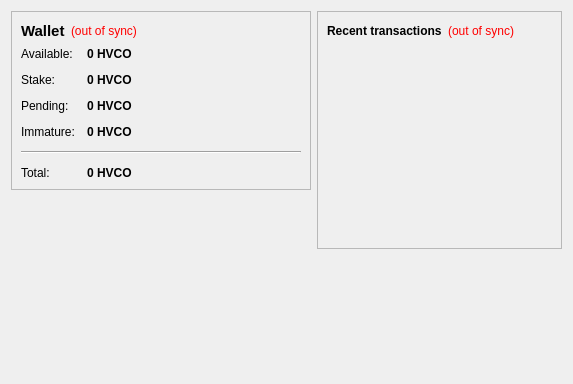
<?xml version="1.0" encoding="UTF-8"?>
<ui version="4.0">
 <class>OverviewPage</class>
 <widget class="QWidget" name="OverviewPage">
  <property name="geometry">
   <rect>
    <x>0</x>
    <y>0</y>
    <width>573</width>
    <height>342</height>
   </rect>
  </property>
  <property name="windowTitle">
   <string>Form</string>
  </property>
  <layout class="QHBoxLayout" name="horizontalLayout" stretch="1,1">
   <item>
    <layout class="QVBoxLayout" name="verticalLayout_2">
     <item>
      <widget class="QFrame" name="frame">
       <property name="frameShape">
        <enum>QFrame::StyledPanel</enum>
       </property>
       <property name="frameShadow">
        <enum>QFrame::Raised</enum>
       </property>
       <layout class="QVBoxLayout" name="verticalLayout_4">
        <item>
         <layout class="QHBoxLayout" name="horizontalLayout_4">
          <item>
           <widget class="QLabel" name="label_5">
            <property name="font">
             <font>
              <pointsize>11</pointsize>
              <weight>75</weight>
              <bold>true</bold>
             </font>
            </property>
            <property name="text">
             <string>Wallet</string>
            </property>
           </widget>
          </item>
          <item>
           <widget class="QLabel" name="labelWalletStatus">
            <property name="toolTip">
             <string>The displayed information may be out of date. Your wallet automatically synchronizes with the HighVoltageCoin network after a connection is established, but this process has not completed yet.</string>
            </property>
            <property name="styleSheet">
             <string notr="true">QLabel { color: red; }</string>
            </property>
            <property name="text">
             <string notr="true">(out of sync)</string>
            </property>
            <property name="alignment">
             <set>Qt::AlignLeading|Qt::AlignLeft|Qt::AlignVCenter</set>
            </property>
           </widget>
          </item>
          <item>
           <spacer name="horizontalSpacer_2">
            <property name="orientation">
             <enum>Qt::Horizontal</enum>
            </property>
            <property name="sizeHint" stdset="0">
             <size>
              <width>40</width>
              <height>20</height>
             </size>
            </property>
           </spacer>
          </item>
         </layout>
        </item>
        <item>
         <layout class="QFormLayout" name="formLayout_2">
          <property name="fieldGrowthPolicy">
           <enum>QFormLayout::AllNonFixedFieldsGrow</enum>
          </property>
          <property name="horizontalSpacing">
           <number>12</number>
          </property>
          <property name="verticalSpacing">
           <number>12</number>
          </property>
          <item row="0" column="0">
           <widget class="QLabel" name="label">
            <property name="text">
             <string>Available:</string>
            </property>
           </widget>
          </item>
          <item row="0" column="1">
           <widget class="QLabel" name="labelBalance">
            <property name="font">
             <font>
              <weight>75</weight>
              <bold>true</bold>
             </font>
            </property>
            <property name="cursor">
             <cursorShape>IBeamCursor</cursorShape>
            </property>
            <property name="toolTip">
             <string>Your current spendable balance</string>
            </property>
            <property name="text">
             <string notr="true">0 HVCO</string>
            </property>
            <property name="textInteractionFlags">
             <set>Qt::LinksAccessibleByMouse|Qt::TextSelectableByKeyboard|Qt::TextSelectableByMouse</set>
            </property>
           </widget>
          </item>
          <item row="1" column="0">
           <widget class="QLabel" name="label_6">
            <property name="text">
             <string>Stake:</string>
            </property>
           </widget>
          </item>
          <item row="1" column="1">
           <widget class="QLabel" name="labelStake">
            <property name="font">
             <font>
              <weight>75</weight>
              <bold>true</bold>
             </font>
            </property>
            <property name="cursor">
             <cursorShape>IBeamCursor</cursorShape>
            </property>
            <property name="toolTip">
             <string>Total of coins that was staked, and do not yet count toward the current balance</string>
            </property>
            <property name="text">
             <string notr="true">0 HVCO</string>
            </property>
            <property name="textInteractionFlags">
             <set>Qt::LinksAccessibleByMouse|Qt::TextSelectableByKeyboard|Qt::TextSelectableByMouse</set>
            </property>
           </widget>
          </item>
          <item row="2" column="0">
           <widget class="QLabel" name="label_3">
            <property name="text">
             <string>Pending:</string>
            </property>
           </widget>
          </item>
          <item row="2" column="1">
           <widget class="QLabel" name="labelUnconfirmed">
            <property name="font">
             <font>
              <weight>75</weight>
              <bold>true</bold>
             </font>
            </property>
            <property name="cursor">
             <cursorShape>IBeamCursor</cursorShape>
            </property>
            <property name="toolTip">
             <string>Total of transactions that have yet to be confirmed, and do not yet count toward the current balance</string>
            </property>
            <property name="text">
             <string notr="true">0 HVCO</string>
            </property>
            <property name="textInteractionFlags">
             <set>Qt::LinksAccessibleByMouse|Qt::TextSelectableByKeyboard|Qt::TextSelectableByMouse</set>
            </property>
           </widget>
          </item>
          <item row="3" column="0">
           <widget class="QLabel" name="labelImmatureText">
            <property name="text">
             <string>Immature:</string>
            </property>
           </widget>
          </item>
          <item row="3" column="1">
           <widget class="QLabel" name="labelImmature">
            <property name="font">
             <font>
              <weight>75</weight>
              <bold>true</bold>
             </font>
            </property>
            <property name="toolTip">
             <string>Mined balance that has not yet matured</string>
            </property>
            <property name="text">
             <string notr="true">0 HVCO</string>
            </property>
            <property name="textInteractionFlags">
             <set>Qt::LinksAccessibleByMouse|Qt::TextSelectableByKeyboard|Qt::TextSelectableByMouse</set>
            </property>
           </widget>
          </item>
          <item row="4" column="0" colspan="2">
           <widget class="Line" name="line">
            <property name="orientation">
             <enum>Qt::Horizontal</enum>
            </property>
           </widget>
          </item>
          <item row="5" column="0">
           <widget class="QLabel" name="labelTotalText">
            <property name="text">
             <string>Total:</string>
            </property>
           </widget>
          </item>
          <item row="5" column="1">
           <widget class="QLabel" name="labelTotal">
            <property name="font">
             <font>
              <weight>75</weight>
              <bold>true</bold>
             </font>
            </property>
            <property name="cursor">
             <cursorShape>IBeamCursor</cursorShape>
            </property>
            <property name="toolTip">
             <string>Your current total balance</string>
            </property>
            <property name="text">
             <string notr="true">0 HVCO</string>
            </property>
            <property name="textInteractionFlags">
             <set>Qt::LinksAccessibleByMouse|Qt::TextSelectableByKeyboard|Qt::TextSelectableByMouse</set>
            </property>
           </widget>
          </item>
         </layout>
        </item>
       </layout>
      </widget>
     </item>
     <item>
      <spacer name="verticalSpacer">
       <property name="orientation">
        <enum>Qt::Vertical</enum>
       </property>
       <property name="sizeHint" stdset="0">
        <size>
         <width>20</width>
         <height>40</height>
        </size>
       </property>
      </spacer>
     </item>
        <item>
         <widget class="QLabel" name="label_2">
          <property name="minimumSize">
           <size>
            <width>300</width>
            <height>177</height>
           </size>
          </property>
          <property name="text">
           <string>&lt;html&gt;&lt;head/&gt;&lt;body&gt;&lt;p align=&quot;center&quot;&gt;&lt;a href=&quot;https://HighVoltageCoin.com&quot;&gt;&lt;span style=&quot; text-decoration: underline; color:#0000ff;&quot;&gt;&lt;img src=&quot;:/images/wallet&quot;/&gt;&lt;/span&gt;&lt;/a&gt;&lt;/p&gt;&lt;/body&gt;&lt;/html&gt;</string>
          </property>
         </widget>
        </item>
    </layout>
   </item>
   <item>
    <layout class="QVBoxLayout" name="verticalLayout_3">
     <item>
      <widget class="QFrame" name="frame_2">
       <property name="frameShape">
        <enum>QFrame::StyledPanel</enum>
       </property>
       <property name="frameShadow">
        <enum>QFrame::Raised</enum>
       </property>
       <layout class="QVBoxLayout" name="verticalLayout">
        <item>
         <layout class="QHBoxLayout" name="horizontalLayout_2">
          <item>
           <widget class="QLabel" name="label_4">
            <property name="text">
             <string>&lt;b&gt;Recent transactions&lt;/b&gt;</string>
            </property>
           </widget>
          </item>
          <item>
           <widget class="QLabel" name="labelTransactionsStatus">
            <property name="toolTip">
             <string>The displayed information may be out of date. Your wallet automatically synchronizes with the HighVoltageCoin network after a connection is established, but this process has not completed yet.</string>
            </property>
            <property name="styleSheet">
             <string notr="true">QLabel { color: red; }</string>
            </property>
            <property name="text">
             <string notr="true">(out of sync)</string>
            </property>
            <property name="alignment">
             <set>Qt::AlignRight|Qt::AlignTrailing|Qt::AlignVCenter</set>
            </property>
           </widget>
          </item>
          <item>
           <spacer name="horizontalSpacer">
            <property name="orientation">
             <enum>Qt::Horizontal</enum>
            </property>
            <property name="sizeHint" stdset="0">
             <size>
              <width>40</width>
              <height>20</height>
             </size>
            </property>
           </spacer>
          </item>
         </layout>
        </item>
        <item>
         <widget class="QListView" name="listTransactions">
          <property name="styleSheet">
           <string notr="true">QListView { background: transparent; }</string>
          </property>
          <property name="frameShape">
           <enum>QFrame::NoFrame</enum>
          </property>
          <property name="verticalScrollBarPolicy">
           <enum>Qt::ScrollBarAlwaysOff</enum>
          </property>
          <property name="horizontalScrollBarPolicy">
           <enum>Qt::ScrollBarAlwaysOff</enum>
          </property>
          <property name="selectionMode">
           <enum>QAbstractItemView::NoSelection</enum>
          </property>
         </widget>
        </item>
       </layout>
      </widget>
     </item>
     <item>
      <spacer name="verticalSpacer_2">
       <property name="orientation">
        <enum>Qt::Vertical</enum>
       </property>
       <property name="sizeHint" stdset="0">
        <size>
         <width>20</width>
         <height>40</height>
        </size>
       </property>
      </spacer>
     </item>
    </layout>
   </item>
  </layout>
 </widget>
 <resources/>
 <connections/>
</ui>
